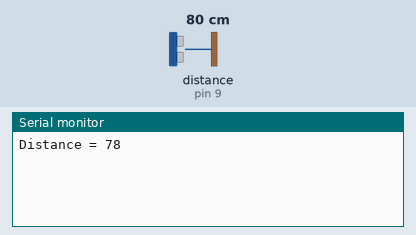
Bench run of a sketch on a simulated Arduino Uno, built with avr-gcc and run on an emulated ATmega328P. Parts: the last lines printed to the serial monitor. Wiring (inferred from the names in the program): ultrasonic range finder: trigger pin 7; echo pin 9. The test bench sets the inputs (shaded band); at power-on: distance to the obstacle (sensor on pin 9) 80 cm. The echo pulse lasts 58.3 µs per cm; WiFi joins after 1.5 s; servers stay silent unless stated.

Above: at 3.0 s.
3.1 s: distance to the obstacle (sensor on pin 9) set to 2 cm
At 4.4 s:
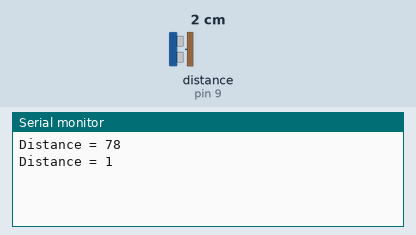
4.6 s: distance to the obstacle (sensor on pin 9) set to 4 cm
At 5.6 s:
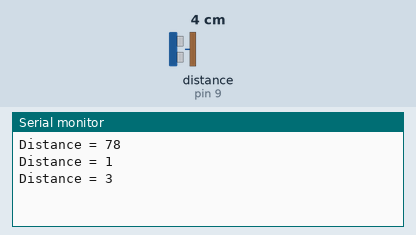
Timing chart, 0 to 7.6 s (numbered marks = the images above; inputs shaded):
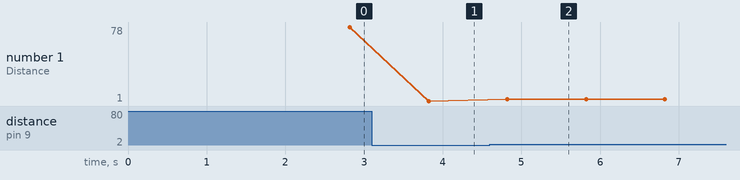

The sketch:

WIFI.ino
```cpp
// (licence header left out)
/* Comment this out to disable prints and save space */
#define BLYNK_PRINT Serial


#include <ESP8266_Lib.h>
#include <BlynkSimpleShieldEsp8266.h>
#define  trig 7
#define  echo 9
long duration;
int distance;

int turbidity;
float volt;

// You should get Auth Token in the Blynk App.
// Go to the Project Settings (nut icon).
char auth[] = "JwuJaWofJix_0gsD9KBlb0vXTqYIkQf4";

// Your WiFi credentials.
// Set password to "" for open networks.
char ssid[] = "pubg";
char pass[] = "yaHoo111@";

// Hardware Serial on Mega, Leonardo, Micro...
//#define EspSerial Serial1

// or Software Serial on Uno, Nano...
#include <SoftwareSerial.h>
SoftwareSerial EspSerial(2, 3); // RX, TX

// Your ESP8266 baud rate:
#define ESP8266_BAUD 9600

ESP8266 wifi(&EspSerial);

BlynkTimer timer;

// This function sends Arduino's up time every second to Virtual Pin (5).
// In the app, Widget's reading frequency should be set to PUSH. This means
// that you define how often to send data to Blynk App.
void setup()
{
  // Debug console
  Serial.begin(9600);
  // Set ESP8266 baud rate
  pinMode(trig, OUTPUT);  // Sets the trigPin as an Output
  pinMode(echo, INPUT);   // Sets the echoPin as an Input

  pinMode(A0,INPUT);
  EspSerial.begin(ESP8266_BAUD);
  delay(10);

  Blynk.begin(auth, wifi, ssid, pass);
  // You can also specify server:
  //Blynk.begin(auth, wifi, ssid, pass, "blynk-cloud.com", 80);
  //Blynk.begin(auth, wifi, ssid, pass, IPAddress(192,168,1,100), 8080);

  // Setup a function to be called every second
  timer.setInterval(1000L, sendSensor);
}

void loop()
{
  Blynk.run();
  timer.run(); // Initiates BlynkTimer
}
void sendSensor()
{
  digitalWrite(trig, LOW);   // Makes trigPin low
  delayMicroseconds(2);       // 2 micro second delay

  digitalWrite(trig, HIGH);  // tigPin high
  delayMicroseconds(10);      // trigPin high for 10 micro seconds
  digitalWrite(trig, LOW);   // trigPin low

  duration = pulseIn(echo, HIGH);   //Read echo pin, time in microseconds
  distance = duration * 0.034 / 2;   //Calculating actual/real distance

  Serial.print("Distance = ");        //Output distance on arduino serial monitor
  Serial.println(distance);
  if(distance ==2)
  {
    turbidity=analogRead(A0);
    volt=turbidity*(5.0/1024.0);
    Serial.println(volt);
    delay(200);
    if(distance ==2&&volt >= 3.0)
    {
      Blynk.notify("Water is clean");
    }
    if(distance ==2&&volt <= 2.5)
    {
      Blynk.notify("Water is dirty, Please clean it");
    }
    Blynk.virtualWrite(V1, volt);
    delay(1000);
  }
  Blynk.virtualWrite(V0, distance);
  delay(1000);
}
```

Measured:
- after the input at 3.1 s, the serial monitor: prints a new line after 0.72 s (image 1)
- after the input at 4.6 s, the serial monitor: prints a new line after 0.22 s (image 2)
- plotted number 1: 78 → 1 after the input at 3.1 s, 1 → 3 after the input at 4.6 s
